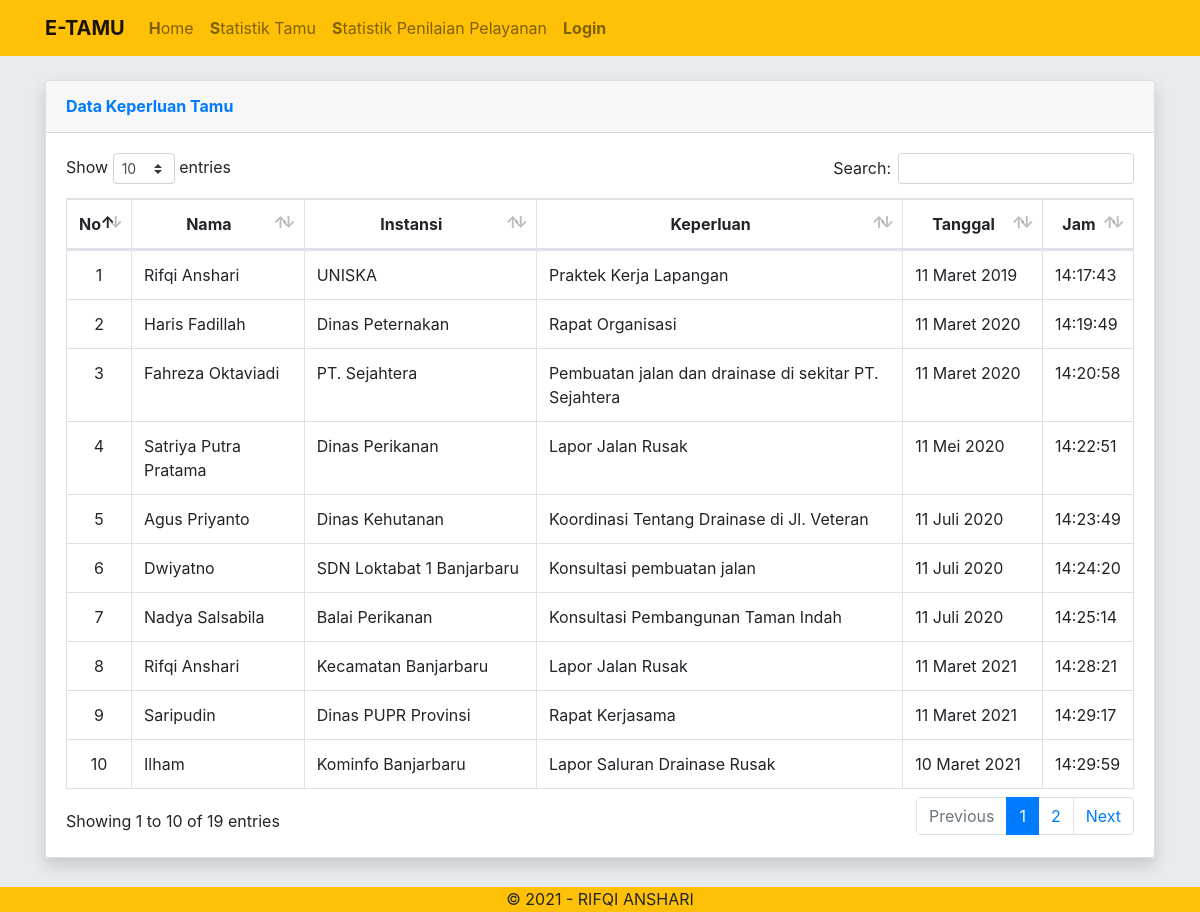
Screenshot of /tamuhalaman_keperluan.php with the database file from the repository.
### tables this page shows
CREATE TABLE `buku_tamu` (
  `id` int(11) NOT NULL,
  `nama` varchar(50) NOT NULL,
  `alamat` varchar(100) NOT NULL,
  `instansi` varchar(50) NOT NULL,
  `keperluan` varchar(100) NOT NULL,
  `tanggal` date NOT NULL,
  `jam` varchar(32) NOT NULL,
  `capture` varchar(36) NOT NULL
);

### config/tanggal.php (called while the page is built, shortened)
<?php
function tgl_indo($tgl)
{
	$tanggal = substr($tgl, 8, 2);
	$bulan = getBulan(substr($tgl, 5, 2));
	$tahun = substr($tgl, 0, 4);
	return $tanggal . ' ' . $bulan . ' ' . $tahun;
}
function getBulan($bln)
{
	switch ($bln) {
		case 2:
			return "Februari";
			break;
		case 3:
			return "Maret";
			break;
		case 5:
			return "Mei";
			break;
		case 7:
			return "Juli";
			break;
	}
}

### tamuhalaman_keperluan.php (the view, shortened to what this page needs)
<?php include
    "header.php";
?>
<div class="container" style="margin-top:80px; margin-bottom: 30px;">
    <div class="row">
        <div class="col-md">
            <div class="card shadow mb-4">
                <div class="card-header py-3">
                    <div class="row">
                        <div class="col-9">
                            <h6 class="m-0 font-weight-bold text-primary">Data Keperluan Tamu</h6>
                        </div>
                    </div>
                </div>
                <div class="card-body">
                    <div class="table-responsive">
                        <table class="table table-bordered" id="dataTable" width="100%" cellspacing="0">
                            <thead class="text-center">
                                <tr>
                                    <th class="text-center">No</th>
                                    <th>Nama</th>
                                    <th>Instansi</th>
                                    <th>Keperluan</th>
                                    <th>Tanggal</th>
                                    <th>Jam</th>
                                </tr>
                            </thead>
                            <tbody>
                                <?php
                                include 'koneksi.php';
                                $result = mysqli_query($connect, "SELECT * FROM buku_tamu ORDER BY id ASC");
                                $no = 1;
                                while ($data = mysqli_fetch_array($result)) {
                                ?>
                                    <tr>
                                        <td class="text-center"><?php echo $no++; ?></td>
                                        <td><?php echo $data['nama']; ?></td>
                                        <td><?php echo $data['instansi']; ?></td>
                                        <td><?php echo $data['keperluan']; ?></td>
                                        <td><?php echo tgl_indo($data['tanggal']); ?></td>
                                        <td><?php echo $data['jam']; ?></td>
                                    </tr>
                                <?php } ?>
                            </tbody>
                        </table>
                    </div>
                </div>
            </div>
        </div>
    </div>
</div>
<?php include
    "footer.php"
?>

### header.php (shortened to what this page needs)
<?php
include "config/tanggal.php";
?>
<!doctype html>
<html lang="en">
<head>
    <link rel="stylesheet" href="css/bootsrap.min.css">
    <link rel="stylesheet" href="css/font-awesome.min.css">
    <link href="datatables/dataTables.bootstrap4.min.css" rel="stylesheet">
</head>
<body style="background-color: #e9ecef;">
    <div class="container">
        <nav class="navbar fixed-top navbar-expand-lg navbar navbar navbar-light bg-warning">
            <div class="container">
                <a class="navbar-brand" href="#"><b>E-TAMU</b></a>
                <div class="collapse navbar-collapse" id="navbarNavAltMarkup">
                    <div class="navbar-nav">
                        <?php if ($_SESSION['username'] == 'admin') { ?>
                            <a class="nav-item nav-link" href="index.php"><b>H</b>ome</a>
                            <a class="nav-item nav-link" href="halaman_pegawai_resepsionis.php"><b>P</b>egawai Resepsionis</a>
                            <a class="nav-item nav-link" href="halaman_buku_tamu.php"><b>B</b>uku Tamu</a>
                            <a class="nav-item nav-link" href="halaman_keperluan.php"><b>K</b>eperluan Tamu</a>
                            <a class="nav-item nav-link" href="halaman_statistik_penilaian.php"><b>S</b>tatistik Penilaian Pelayanan</a>
                            <a class="btn" class="nav-item nav-link" data-toggle="modal" data-target="#exampleModal"><b>Logout</b></a>
                        <?php } else { ?>
                            <a class="nav-item nav-link" href="index.php"><b>H</b>ome</a>
                            <a class="nav-item nav-link" href="tamuhalaman_statistik.php"><b>S</b>tatistik Tamu</a>
                            <a class="nav-item nav-link" href="tamuhalaman_penilaian.php"><b>S</b>tatistik Penilaian Pelayanan</a>
                            <a class="nav-item nav-link text-right" href="login.php"><b>Login</b></a>
                        <?php } ?>
                    </div>
                </div>
            </div>
        </nav>
    </div>

### footer.php (shortened to what this page needs)
<footer class="fixed-bot text-center text-black bg-warning">
    <span>&copy; 2021 - RIFQI ANSHARI</span>
</footer>
</body>
</html>

### header.php (style rules this page uses)
footer { position: fixed; height: 25px; bottom: 0; width: 100%; }

### rows the page displays
buku_tamu: nama "Rifqi Anshari", instansi "UNISKA", keperluan "Praktek Kerja Lapangan", tanggal "11 Maret 2019", jam "14:17:43"
buku_tamu: nama "Haris Fadillah", instansi "Dinas Peternakan", keperluan "Rapat Organisasi", tanggal "11 Maret 2020", jam "14:19:49"
buku_tamu: nama "Fahreza Oktaviadi", instansi "PT. Sejahtera", keperluan "Pembuatan jalan dan drainase di sekitar PT. Sejahtera", tanggal "11 Maret 2020", jam "14:20:58"
buku_tamu: nama "Satriya Putra Pratama", instansi "Dinas Perikanan", keperluan "Lapor Jalan Rusak", tanggal "11 Mei 2020", jam "14:22:51"
buku_tamu: nama "Agus Priyanto", instansi "Dinas Kehutanan", keperluan "Koordinasi Tentang Drainase di Jl. Veteran", tanggal "11 Juli 2020", jam "14:23:49"
buku_tamu: nama "Dwiyatno", instansi "SDN Loktabat 1 Banjarbaru", keperluan "Konsultasi pembuatan jalan", tanggal "11 Juli 2020", jam "14:24:20"
buku_tamu: nama "Nadya Salsabila", instansi "Balai Perikanan", keperluan "Konsultasi Pembangunan Taman Indah", tanggal "11 Juli 2020", jam "14:25:14"
buku_tamu: nama "Rifqi Anshari", instansi "Kecamatan Banjarbaru", keperluan "Lapor Jalan Rusak", tanggal "11 Maret 2021", jam "14:28:21"
buku_tamu: nama "Saripudin", instansi "Dinas PUPR Provinsi", keperluan "Rapat Kerjasama", tanggal "11 Maret 2021", jam "14:29:17"
buku_tamu: nama "Ilham", instansi "Kominfo Banjarbaru", keperluan "Lapor Saluran Drainase Rusak", tanggal "10 Maret 2021", jam "14:29:59"
